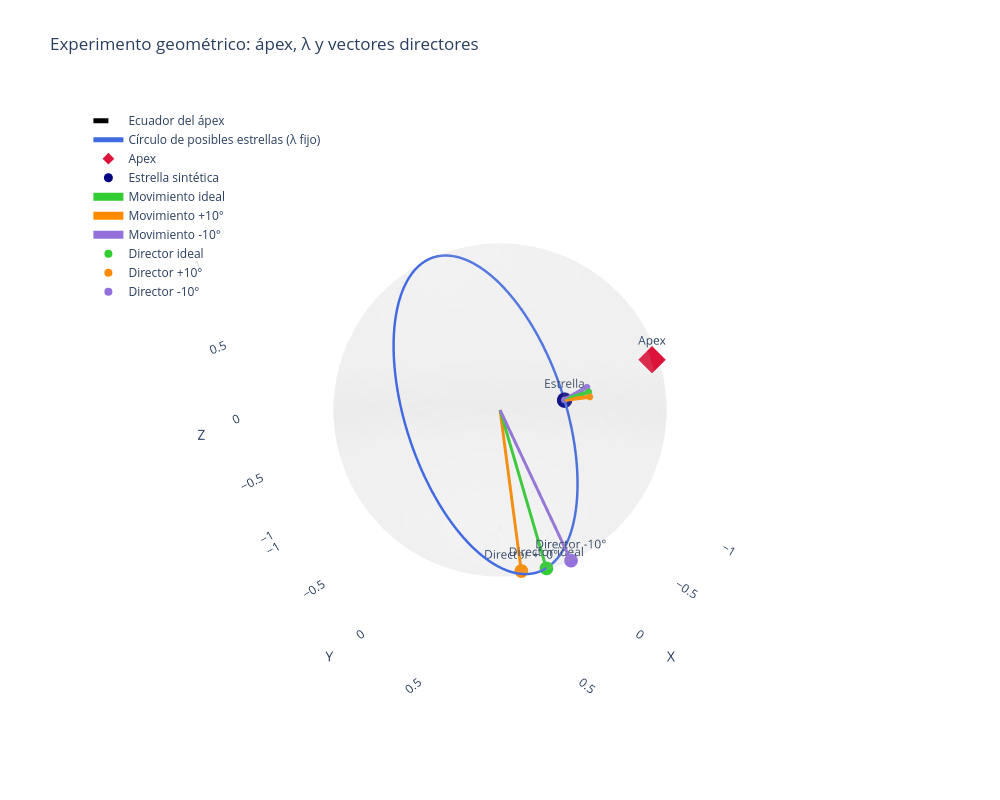

The notebook cell saved with this chart:
### Code cell
experiment = build_apex_lambda_experiment(
    apex_ra_deg=120.0,
    apex_dec_deg=30.0,
    lambda_deg=90.0,     # separación apex-estrella
    phase_deg=75.0,      # dónde cae la estrella sobre el círculo lambda
    deviation_deg=10.0,  # +10° y -10°
    motion_step_deg=12.0
)

print(experiment["checks"])

fig = plot_apex_lambda_experiment_sphere(experiment)

### Figure 1 — Plotly figure (JSON) as saved in the notebook; plotly's stock layout.template omitted (floating-point values rounded to 4 significant figures; data arrays with more than 128 entries replaced by an {"elided": "..."} marker saying what was removed)
{"data": [{"colorscale": [[0, "lightgray"], [1, "lightgray"]], "hoverinfo": "skip", "name": "Esfera", "opacity": 0.12, "showscale": false, "type": "surface", "x": {"elided": "35x70 float values"}, "y": {"elided": "35x70 float values"}, "z": {"elided": "35x70 float values"}}, {"hoverinfo": "skip", "line": {"color": "black", "dash": "dash", "width": 5}, "mode": "lines", "name": "Ecuador del ápex", "type": "scatter3d", "x": {"elided": "361 float values"}, "y": {"elided": "361 float values"}, "z": {"elided": "361 float values"}}, {"hoverinfo": "skip", "line": {"color": "royalblue", "width": 5}, "mode": "lines", "name": "Círculo de posibles estrellas (λ fijo)", "type": "scatter3d", "x": {"elided": "361 float values"}, "y": {"elided": "361 float values"}, "z": {"elided": "361 float values"}}, {"customdata": [[120, 30]], "hovertemplate": "<b>Apex</b><br>RA = %{customdata[0]:.6f} deg<br>Dec = %{customdata[1]:.6f} deg<br>X = %{x:.6f}<br>Y = %{y:.6f}<br>Z = %{z:.6f}<extra></extra>", "marker": {"color": "crimson", "size": 9, "symbol": "diamond"}, "mode": "markers+text", "name": "Apex", "text": ["Apex"], "textposition": "top center", "type": "scatter3d", "x": [-0.433], "y": [0.75], "z": [0.5]}, {"customdata": [[193.2, -26.57]], "hovertemplate": "<b>Estrella sintética</b><br>RA = %{customdata[0]:.6f} deg<br>Dec = %{customdata[1]:.6f} deg<br>X = %{x:.6f}<br>Y = %{y:.6f}<br>Z = %{z:.6f}<extra></extra>", "marker": {"color": "navy", "size": 9, "symbol": "circle"}, "mode": "markers+text", "name": "Estrella sintética", "text": ["Estrella"], "textposition": "top center", "type": "scatter3d", "x": [-0.8707], "y": [-0.2044], "z": [-0.4474]}, {"hoverinfo": "skip", "line": {"color": "limegreen", "width": 8}, "marker": {"color": "limegreen", "size": 4}, "mode": "lines+markers", "name": "Movimiento ideal", "type": "scatter3d", "x": [-0.8707, -0.9417], "y": [-0.2044, -0.04404], "z": [-0.4474, -0.3336]}, {"hoverinfo": "skip", "line": {"color": "darkorange", "width": 8}, "marker": {"color": "darkorange", "size": 4}, "mode": "lines+markers", "name": "Movimiento +10°", "type": "scatter3d", "x": [-0.8707, -0.9319], "y": [-0.2044, -0.0237], "z": [-0.4474, -0.362]}, {"hoverinfo": "skip", "line": {"color": "mediumpurple", "width": 8}, "marker": {"color": "mediumpurple", "size": 4}, "mode": "lines+markers", "name": "Movimiento -10°", "type": "scatter3d", "x": [-0.8707, -0.9487], "y": [-0.2044, -0.06912], "z": [-0.4474, -0.3084]}, {"hoverinfo": "skip", "line": {"color": "limegreen", "width": 6}, "mode": "lines", "name": "Director ideal (vector)", "showlegend": false, "type": "scatter3d", "x": [0, 0.2333], "y": [0, 0.629], "z": [0, -0.7415]}, {"customdata": [[69.65, -47.86]], "hovertemplate": "<b>Director ideal</b><br>RA = %{customdata[0]:.6f} deg<br>Dec = %{customdata[1]:.6f} deg<br>X = %{x:.6f}<br>Y = %{y:.6f}<br>Z = %{z:.6f}<extra></extra>", "marker": {"color": "limegreen", "size": 8}, "mode": "markers+text", "name": "Director ideal", "text": ["Director ideal"], "textposition": "top center", "type": "scatter3d", "x": [0.2333], "y": [0.629], "z": [-0.7415]}, {"hoverinfo": "skip", "line": {"color": "darkorange", "width": 6}, "mode": "lines", "name": "Director +10° (vector)", "showlegend": false, "type": "scatter3d", "x": [0, 0.3049], "y": [0, 0.4893], "z": [0, -0.8171]}, {"customdata": [[58.07, -54.79]], "hovertemplate": "<b>Director +10°</b><br>RA = %{customdata[0]:.6f} deg<br>Dec = %{customdata[1]:.6f} deg<br>X = %{x:.6f}<br>Y = %{y:.6f}<br>Z = %{z:.6f}<extra></extra>", "marker": {"color": "darkorange", "size": 8}, "mode": "markers+text", "name": "Director +10°", "text": ["Director +10°"], "textposition": "top center", "type": "scatter3d", "x": [0.3049], "y": [0.4893], "z": [-0.8171]}, {"hoverinfo": "skip", "line": {"color": "mediumpurple", "width": 6}, "mode": "lines", "name": "Director -10° (vector)", "showlegend": false, "type": "scatter3d", "x": [0, 0.1546], "y": [0, 0.7497], "z": [0, -0.6434]}, {"customdata": [[78.35, -40.05]], "hovertemplate": "<b>Director -10°</b><br>RA = %{customdata[0]:.6f} deg<br>Dec = %{customdata[1]:.6f} deg<br>X = %{x:.6f}<br>Y = %{y:.6f}<br>Z = %{z:.6f}<extra></extra>", "marker": {"color": "mediumpurple", "size": 8}, "mode": "markers+text", "name": "Director -10°", "text": ["Director -10°"], "textposition": "top center", "type": "scatter3d", "x": [0.1546], "y": [0.7497], "z": [-0.6434]}], "layout": {"height": 800, "legend": {"bgcolor": "rgba(255,255,255,0.8)", "x": 0.01, "y": 0.99}, "scene": {"aspectmode": "data", "xaxis": {"showbackground": false, "title": {"text": "X"}}, "yaxis": {"showbackground": false, "title": {"text": "Y"}}, "zaxis": {"showbackground": false, "title": {"text": "Z"}}}, "title": {"text": "Experimento geométrico: ápex, λ y vectores directores"}, "width": 1000}}
